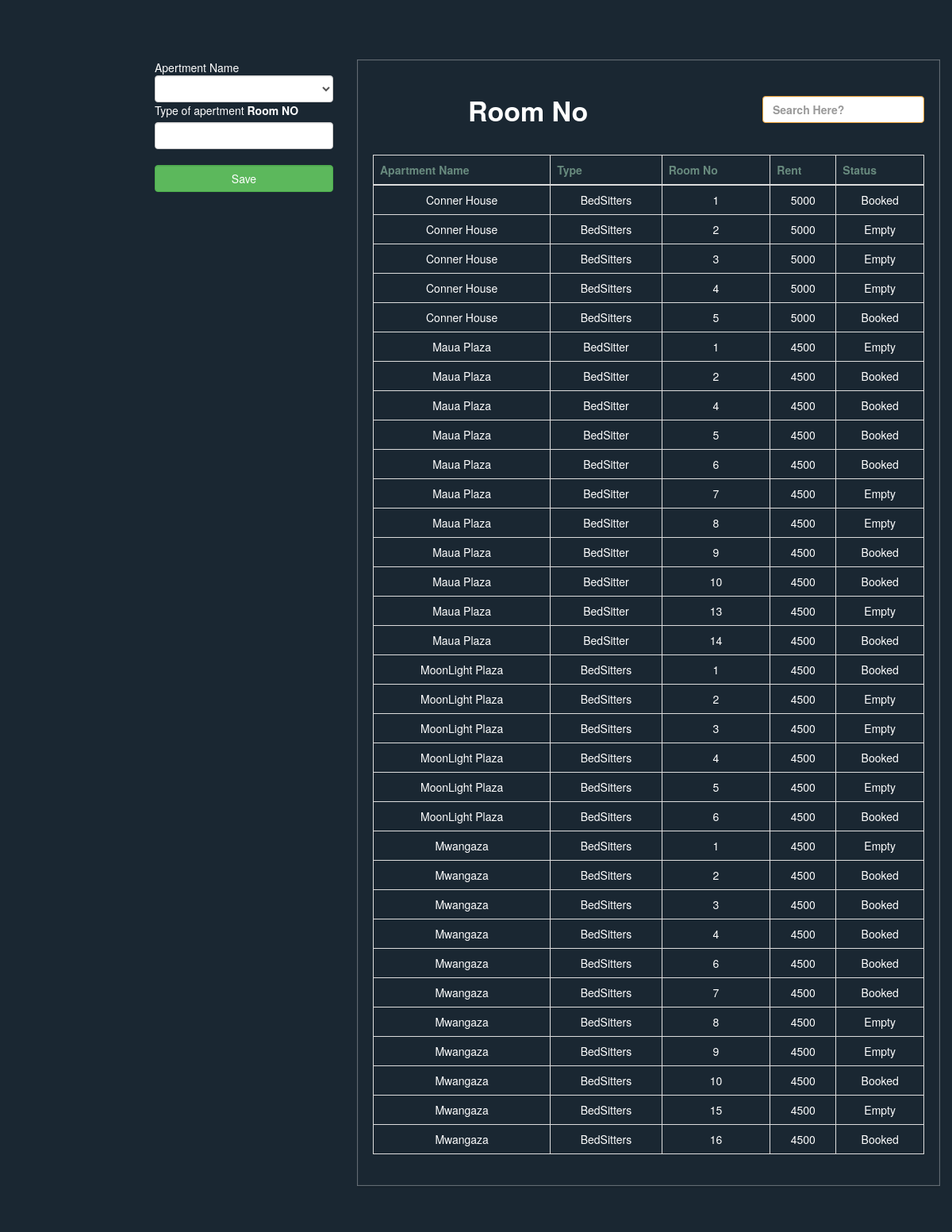
Screenshot of /admin/apartmentNumber.php (signed in) with the database file from the repository.
### tables this page shows
CREATE TABLE `rooms` (
  `room_id` int(11) NOT NULL,
  `apartment_id` int(11) NOT NULL,
  `room_no` varchar(30) NOT NULL,
  `room_status` varchar(30) NOT NULL DEFAULT 'Empty'
);

CREATE TABLE `apartment` (
  `apartment_id` int(11) NOT NULL,
  `name` varchar(50) NOT NULL,
  `image` varchar(50) NOT NULL,
  `description` text NOT NULL,
  `apartment_type` varchar(30) NOT NULL,
  `rent` varchar(30) NOT NULL,
  `location` varchar(30) NOT NULL
);

### admin/apartmentNumber.php (the view, shortened to what this page needs)
<?php
include("../assets/connection.php");
?>
<!DOCTYPE html>
<html lang="en">
  <head>
     <link href="../css/adminNav.css" rel="stylesheet">
   <link href="../css/bootstrap.min.css" rel="stylesheet" type="text/css"/>
   <link href="../css/sweetalert.css" rel="stylesheet" type="text/css"/>
  </head>
  <body class=" dark-bg">
      <section id="main-content">
          <section class="wrapper">
            <div class="row">
            <div class="col-md-3 col-lg-3">
<?php
	if ($_SESSION['userlevel']=='Staff'){
				}else{
					?>
					<form method="post" autocomplete="off">
	<lable>Apertment Name</lable>
	<select name="apertName" class=" form-control" >
		<option><?php echo $_POST['apertName'] ?></option>
		<?php
		$selct="SELECT * FROM apartment";
			$name=mysqli_query($conn,$selct);
		while($rowN=mysqli_fetch_array($name)){
			echo '<option>'.$rowN['name'].'</option>';
		}
		?>
	</select>
	<lable>Type of apertment</lable>
	<label>Room NO</label>
	<input type="text" name="apartmentNo" class="form-control"><br/>
	<input type="submit" name="saveBtn" value="Save" class="form-control btn-success">
</form>
					<?php
	}
	?>
            </div>
				<div class="col-lg-9 col-md-9 col-sm-12 col-xs-12">
					<div class="info-box ">
						<i class="fa fa-cloud-download"></i>
						<div class="count"> Room No
						<div class="form-group pull-right">
    <input type="text" class="search form-control btn-warning" placeholder="Search Here?" style="color: black;background-color: white">
							</div>
						</div>
					 <div id="printableArea">
<table class="table table-bordered" id="userTbl"  style="text-align: center">
	<thead>
	<th>Apartment Name</th>
	<th>Type</th>
	<th>Room No</th>
	<th>Rent</th>
	<th>Status</th>
	</thead>
	<tbody>
	<?php
	$select="SELECT * FROM rooms AS r INNER JOIN apartment AS a ON a.apartment_id=r.apartment_id ORDER BY `a`.`name` ASC ";
	$record=mysqli_query($conn,$select);
	while ($row=mysqli_fetch_array($record)){
		echo '
		<tr>
		<td>'.$row['name'].'</td>
		<td>'.$row['apartment_type'].'</td>
		<td>'.$row['room_no'].'</td>
		<td>'.$row['rent'].'</td>
		<td>'.$row['room_status'].'</td>
		</tr>';
	}
	?>
	</tbody>
</table>
						</div>
					</div>
				</div>
           <div class="row"></div>
          <div class="row"></div><br><br>
          </section>
  </section>
  </body>
</html>

### rows the page displays
rooms: apartment.name "Conner House", apartment.apartment_type "BedSitters", room_no "1", apartment.rent "5000", room_status "Booked"
rooms: apartment.name "Conner House", apartment.apartment_type "BedSitters", room_no "2", apartment.rent "5000", room_status "Empty"
rooms: apartment.name "Conner House", apartment.apartment_type "BedSitters", room_no "3", apartment.rent "5000", room_status "Empty"
rooms: apartment.name "Conner House", apartment.apartment_type "BedSitters", room_no "4", apartment.rent "5000", room_status "Empty"
rooms: apartment.name "Conner House", apartment.apartment_type "BedSitters", room_no "5", apartment.rent "5000", room_status "Booked"
rooms: apartment.name "Maua Plaza", apartment.apartment_type "BedSitter", room_no "1", apartment.rent "4500", room_status "Empty"
rooms: apartment.name "Maua Plaza", apartment.apartment_type "BedSitter", room_no "2", apartment.rent "4500", room_status "Booked"
rooms: apartment.name "Maua Plaza", apartment.apartment_type "BedSitter", room_no "4", apartment.rent "4500", room_status "Booked"
rooms: apartment.name "Maua Plaza", apartment.apartment_type "BedSitter", room_no "5", apartment.rent "4500", room_status "Booked"
rooms: apartment.name "Maua Plaza", apartment.apartment_type "BedSitter", room_no "6", apartment.rent "4500", room_status "Booked"
rooms: apartment.name "Maua Plaza", apartment.apartment_type "BedSitter", room_no "7", apartment.rent "4500", room_status "Empty"
rooms: apartment.name "Maua Plaza", apartment.apartment_type "BedSitter", room_no "8", apartment.rent "4500", room_status "Empty"
rooms: apartment.name "Maua Plaza", apartment.apartment_type "BedSitter", room_no "9", apartment.rent "4500", room_status "Booked"
rooms: apartment.name "Maua Plaza", apartment.apartment_type "BedSitter", room_no "10", apartment.rent "4500", room_status "Booked"
rooms: apartment.name "Maua Plaza", apartment.apartment_type "BedSitter", room_no "13", apartment.rent "4500", room_status "Empty"
rooms: apartment.name "Maua Plaza", apartment.apartment_type "BedSitter", room_no "14", apartment.rent "4500", room_status "Booked"
rooms: apartment.name "MoonLight Plaza", apartment.apartment_type "BedSitters", room_no "1", apartment.rent "4500", room_status "Booked"
rooms: apartment.name "MoonLight Plaza", apartment.apartment_type "BedSitters", room_no "2", apartment.rent "4500", room_status "Empty"
rooms: apartment.name "MoonLight Plaza", apartment.apartment_type "BedSitters", room_no "3", apartment.rent "4500", room_status "Empty"
rooms: apartment.name "MoonLight Plaza", apartment.apartment_type "BedSitters", room_no "4", apartment.rent "4500", room_status "Booked"
rooms: apartment.name "MoonLight Plaza", apartment.apartment_type "BedSitters", room_no "5", apartment.rent "4500", room_status "Empty"
rooms: apartment.name "MoonLight Plaza", apartment.apartment_type "BedSitters", room_no "6", apartment.rent "4500", room_status "Booked"
rooms: apartment.name "Mwangaza", apartment.apartment_type "BedSitters", room_no "1", apartment.rent "4500", room_status "Empty"
rooms: apartment.name "Mwangaza", apartment.apartment_type "BedSitters", room_no "2", apartment.rent "4500", room_status "Booked"
rooms: apartment.name "Mwangaza", apartment.apartment_type "BedSitters", room_no "3", apartment.rent "4500", room_status "Booked"
rooms: apartment.name "Mwangaza", apartment.apartment_type "BedSitters", room_no "4", apartment.rent "4500", room_status "Booked"
rooms: apartment.name "Mwangaza", apartment.apartment_type "BedSitters", room_no "6", apartment.rent "4500", room_status "Booked"
rooms: apartment.name "Mwangaza", apartment.apartment_type "BedSitters", room_no "7", apartment.rent "4500", room_status "Booked"
rooms: apartment.name "Mwangaza", apartment.apartment_type "BedSitters", room_no "8", apartment.rent "4500", room_status "Empty"
rooms: apartment.name "Mwangaza", apartment.apartment_type "BedSitters", room_no "9", apartment.rent "4500", room_status "Empty"
rooms: apartment.name "Mwangaza", apartment.apartment_type "BedSitters", room_no "10", apartment.rent "4500", room_status "Booked"
rooms: apartment.name "Mwangaza", apartment.apartment_type "BedSitters", room_no "15", apartment.rent "4500", room_status "Empty"
rooms: apartment.name "Mwangaza", apartment.apartment_type "BedSitters", room_no "16", apartment.rent "4500", room_status "Booked"
